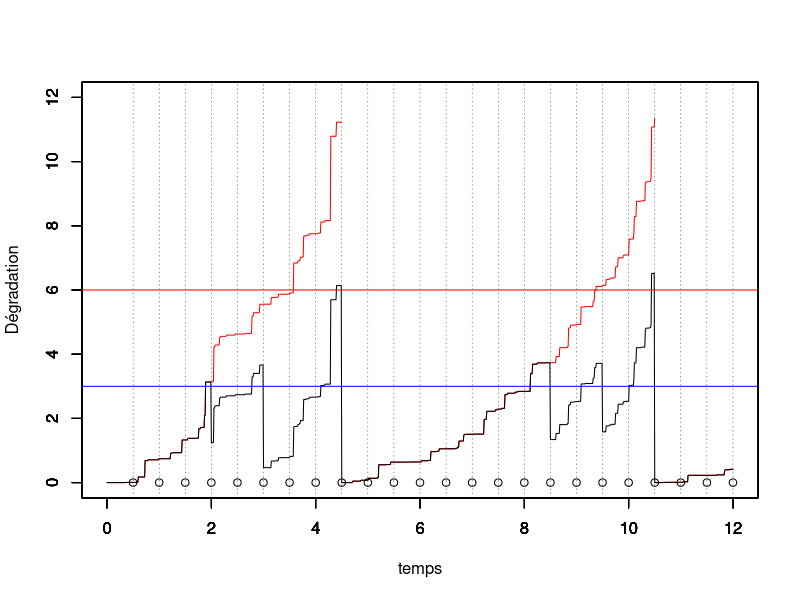
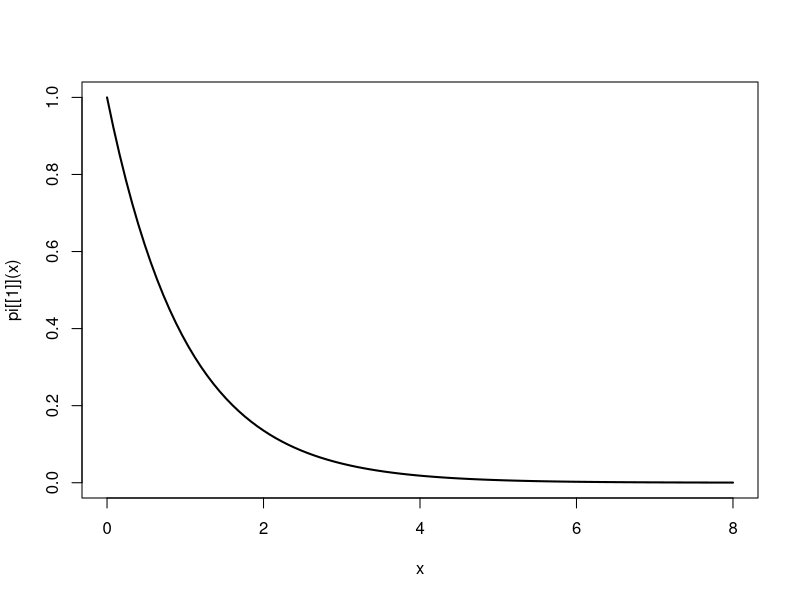

These figures' R source, in order: (Note: this script raises an error after producing the figures.)
# Programme de simulation lorsqu'on observe la dégradation juste avant la maintenance et juste après
# On simule rho, l'efficacité de la maintenance



rm(list=ls())
library(ggplot2)
library(tidyverse)
tau = 0.5 # intervalle inter-inspection
#rho = 0.5 # parametre ARDinf
mean.rho <- 0.5
var.rho <- 0.05
a.rho <- (1-mean.rho)*mean.rho^2/var.rho-mean.rho
b.rho <-a.rho*(1-mean.rho)/mean.rho

L=3 # seuil pour MP
M=6 # seuil pout MC
tps.final <-12 # fenêtre d'observation du processus

id.newcycle <- FALSE # Initialisation du nb de cycle de renouvellement

# Simulation d'un processus gamma jusqu'au temps final
pas = 0.01 # pas de temps pour simuler le processus




alpha = 1 # paramètre de forme de Gamma a = alpha (t)^beta
beta = 1.5 # paramètre de forme  de Gamma
b=1   # paramètre d'échelle du Gamma
temps = seq(from = 0,to = tps.final,by = pas)

n=length(temps)

nb.inspections<- floor(tps.final/tau) # nombre d'inspections max pendant la fenêtre d'observation.

obs.av<-numeric(nb.inspections) # données observées juste avant l'inspection
obs.ap<-numeric(nb.inspections) # données observées juste après l'inspection

rho.tire <- rep(0,nb.inspections)
  
j<-1 # indicateur prochaine inspection
j.newcycle <- 0 # identifier le j où nouveau cycle
nb.cycles <- 1 # compteur de cycles

x=matrix(nrow=nb.inspections,ncol = n) # processus Gamma simulé, nb.lignes = nb.cycles
x[nb.cycles,1] = 0     # initialisation du processus Gamma = 0 à t=0
for(i in 2:n){
  x[nb.cycles,i] = x[nb.cycles,i-1] + rgamma(1,scale = b, shape = alpha*(temps[i]^beta)-temps[i-1]^beta)
}
y=numeric(n) # processus Gamma maintenu
y[1]<-0

while (j<=nb.inspections) {
  # boucle sur un cycle de renouvellement
  if (id.newcycle){
    # on resimule un x depuis 0
    x[nb.cycles,1] = 0     # initialisation du processus Gamma = 0 à t=0
    for(i in 2:n){
      x[nb.cycles,i] = x[nb.cycles,i-1] + rgamma(1,scale = b, shape = alpha*(temps[i]^beta)-temps[i-1]^beta)
    }
    id.newcycle <- FALSE
  }
  
  y[((j-1)*tau/pas+2):(j*(tau/pas)+1)]<-y[(j-1)*tau/pas+1]+ x[nb.cycles,((j-j.newcycle-1)*tau/pas+2):((j-j.newcycle)*(tau/pas)+1)]- x[nb.cycles,(j-j.newcycle-1)*tau/pas+1]
  
  obs.av[j]<-y[j*tau/pas+1] # état dégradation à l'inspection (t_j^-)
  
  if (obs.av[j] < L) {
    obs.ap[j]<-obs.av[j]
  } else {
    if (obs.av[j]<M) {
      rho.tire[j] <-rbeta(1,a.rho,b.rho)
      obs.ap[j]<-y[j*tau/pas+1]<-(1-rho.tire[j])*y[j*tau/pas+1] # on écrase (ARD infini)
    } else {
      obs.ap[j]<-y[j*tau/pas+1]<-0
      id.newcycle <- TRUE
      j.newcycle <- j
      nb.cycles <- nb.cycles+1
    }
  }
  j<-j+1
}


#df <- data.frame(temps,x,y)
#mygraph <- ggplot(df,aes(x = temps)) +  
#  geom_line(aes(y = y), color = "darkred") +
#  geom_line(aes(y = x), color="steelblue", linetype="twodash") +
#  geom_abline(slope = 0,intercept = L,color="blue") +
#  geom_abline(slope = 0,intercept = M,color="red")


temps.cycle<-c(0,tau*which(obs.av>M),tps.final)
indice.temps.cycle <- c(1,tau/pas*(which(obs.av>M))+1,length(temps))


for (k in 1:nb.cycles){
  plot(temps[indice.temps.cycle[k]:indice.temps.cycle[k+1]],x[k,1:(indice.temps.cycle[k+1]-indice.temps.cycle[k]+1)],col="red",type="l",ylim = c(0,2*M),xlim = c(0,tps.final),xlab="",ylab="")
  par(new=T)
}

plot(temps,y,type="l",ylim=c(0,2*M),xlim = c(0,tps.final),ylab="",xlab="")


par(new=T)
plot(tau*(1:nb.inspections),numeric(length = nb.inspections),ylim=c(0,2*M),type="p",xlim = c(0,tps.final),xlab = "temps",ylab="Dégradation")
abline(h=L,col="blue")
abline(h=M,col="red")
abline(v=tau*(1:nb.inspections), lty =3, col = grey(0.1), lwd = 0.45)

rbind(obs.av,obs.ap,rho.tire)


#abline(v = tau*(1:nb.inspection))


#####################################
# Calcul de la loi stationnaire
#####################################

# se donner une grille pour les abscisses

K<- 20 # nb itérations de l'algo de point fixe
grid_abs <- seq(0.01,8,0.01)
nb_abs <- length(grid_abs)
w<-matrix(nrow = K,ncol = nb_abs )

pi<-list()
pi[[1]]<-function(x) dexp(x)

w[1,]<-pi[[1]](grid_abs)
curve(pi[[1]](x), from = 0, to = max(grid_abs), lwd = 2)

for(k in 2:K){
  for (j in 1:nb_abs){
    abs <- grid_abs[j]
    fn_aux1 <- function(x) {
      res <- pi[[k-1]](x)*dgamma(abs-x,rate=beta,shape=alpha*tau)
      return(res)
    }
    fn_aux2 <- function(x) {
      res <- pi[[k-1]](x)*dgamma(abs-(1-rho)*x,rate=beta,shape=alpha*tau)
      return(res)
    }
    fn_aux3 <- function(x) {
      res <- pi[[k-1]](x)
      return(res)
    }
    w[k,j] <- integrate(f = fn_aux1, lower = 0, upper = min(L,abs))$value 
    + integrate(f = fn_aux2, lower = L, upper = min(M,abs/(1-rho)))$value
    + integrate(f = fn_aux3, lower = M, upper = 2*M)$value * dgamma(abs,rate=beta,shape=alpha*tau)
  }
  aux <- w[k,]
  fn_w <- function(x) {
    res <- splinefun(x = grid_abs, y = aux)(x)*((0 < x) & (x<=max(grid_abs)))
    return(res)
  }
  pi[[k]] <- fn_w
  curve(pi[[k]](x), from = 0, to = max(grid_abs), lwd = 2, add = TRUE, col = k)
}





# initialisation
